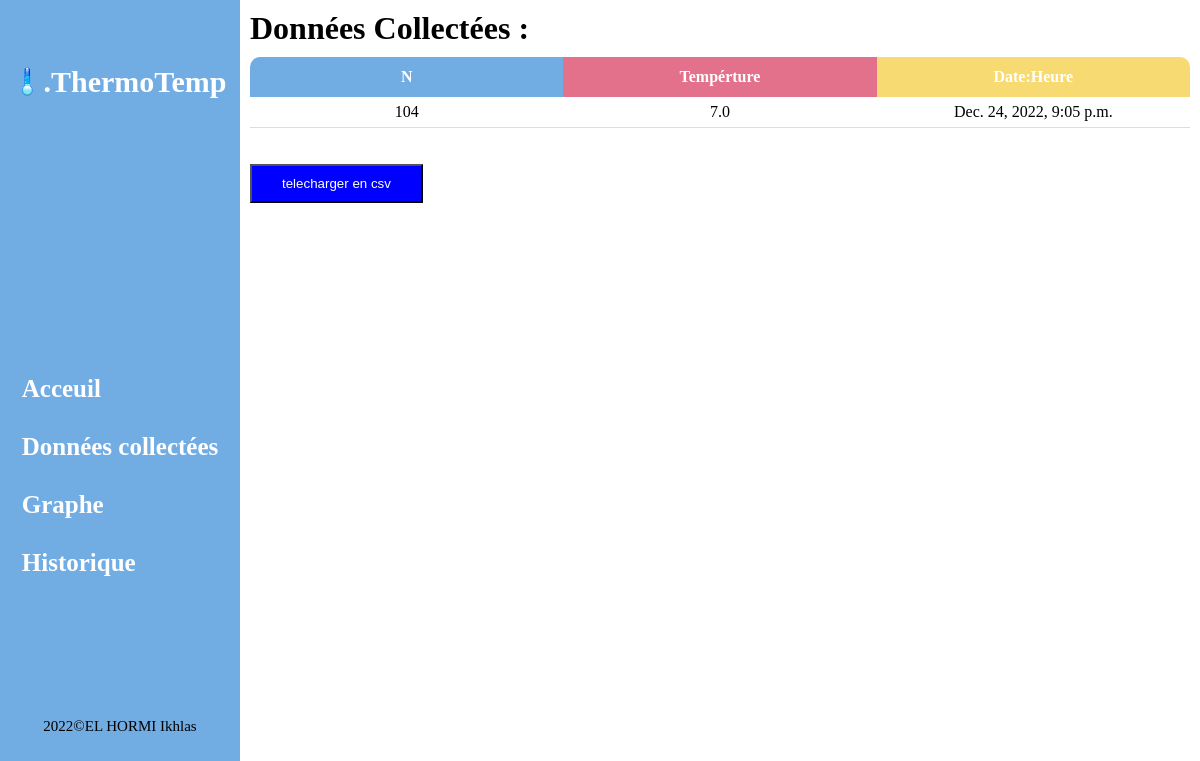
/data2/, run on an earlier commit of the app's database.
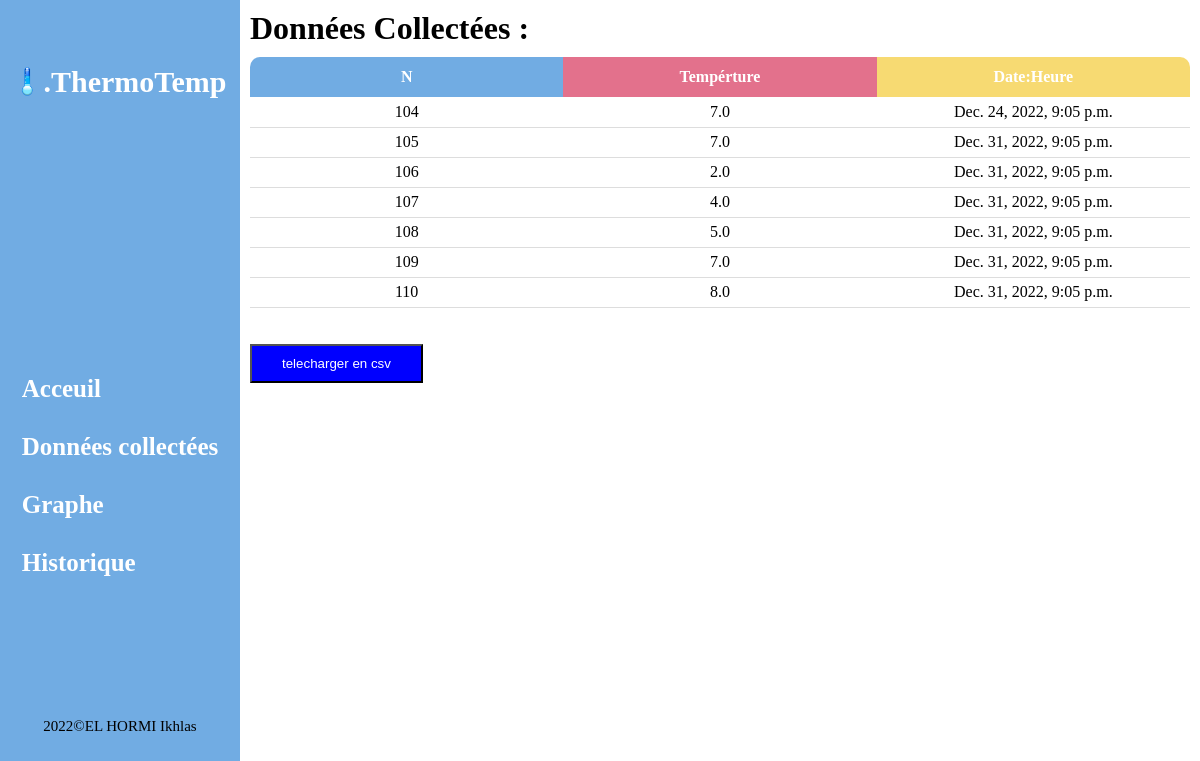
And on a later commit of the database.
### MyApp/models.py (models this page shows, shortened)
class Dht(models.Model):
    temp = models.FloatField(null=True)
    hum = models.FloatField(null=True)
    dt = models.DateTimeField(auto_now_add=True,null=True)

### MyApp/views.py (the view)
# urls.py: path('data2/', views.dht112, name='data2'),
def dht112(request):
    tab = Dht.objects.all()
    s = {'tab': tab}
    return render(request, 'index2.html', s)

### MyApp/Templates/index2.html (shortened to what this page needs)
<!DOCTYPE html>
{% load static %}
<html lang="en">
  <head>
    <link rel="stylesheet" href="{% static 'css/index2-3.css'%}"  />
  </head>
  <body>
    <div class="container">
      <div class="menu">
        <div class="logo">
          <img src="{% static 'images/tt.png'%}" width="30px" />
          <p><a href="{% url 'data'%}"><h2>.ThermoTemp</h2></p>
        </div>
        <ul>
          <li><a href="{% url 'data'%}">Acceuil</a></li>
          <li><a href="{% url 'data2'%}">Données collectées </a></li>
          <li><a href="{% url 'data3'%}">Graphe</a></li>
          <li><a href="{% url 'historique'%}">Historique</a></li>
        </ul>
        <span>2022©EL HORMI Ikhlas</span>
      </div>
      <div class="stats-container">
        <div class="table-container">
          <h1 style="margin-bottom: 10px">Données Collectées :</h1>
          <table id ="example-table">
            <tr>
              <th class="n">N</th>
              <th class="temp">Tempérture</th>
              <th class="date">Date:Heure</th>
            </tr>
              <tbody>
              {% for i in tab %}
              <tr>
              <td>{{i.id}}</td>
              <td>{{i.temp}}</td>
              <td>{{i.dt}}</td>
              {%endfor%}
              </tbody>
          </table>
          <br><br>
          <button class="button" id="downloadexcel">telecharger en csv</button>
        </div>
      </div>
    </div>
  </body>
</html>

### MyApp/static/css/index2-3.css (style rules this page uses)
* { padding: 0; margin: 0; box-sizing: border-box; }
.container { display: flex; align-items: center; height: 100vh; }
.logo { display: flex; align-items: center; justify-content: center; color: white; font-weight: bolder; margin-bottom: 25px; font-size: 20px; }
.menu { background-color: #71ace3; height: 100%; padding: 10px; display: flex; flex-direction: column; align-items: center; justify-content: space-around; position: fixed; width: 20%; }
ul { list-style: none; font-weight: bolder; color: white; font-size: 25px; }
li { margin: 30px 5px; }
span { color: black ; font-size: 15px; }
.stats-container { padding: 10px; width: 80%; height: 100%; display: flex; flex-direction: column; margin-left: auto; }
table { border-collapse: collapse; width: 100%; text-align: center; }
td { width: 100px; height: 30px; border-bottom: 1px solid #ddd; }
th { color: white; height: 40px; }
.n { background-color: #71ace3; border-top-left-radius: 10px; }
.temp { background-color: #e3718c; }
.date { background-color: #f7da72; border-top-right-radius: 10px; }
a { text-decoration: none; color: white; text-align :center; }
.button { padding: 10px 30px; background: blue; color: white; align-items:center; }

What changed in the data, as far as the page shows it:
added Dht: id "105", temp "7.0", dt "Dec. 31, 2022, 9:05 p.m."
added Dht: id "106", temp "2.0", dt "Dec. 31, 2022, 9:05 p.m."
added Dht: id "107", temp "4.0", dt "Dec. 31, 2022, 9:05 p.m."
added Dht: id "108", temp "5.0", dt "Dec. 31, 2022, 9:05 p.m."
added Dht: id "109", temp "7.0", dt "Dec. 31, 2022, 9:05 p.m."
added Dht: id "110", temp "8.0", dt "Dec. 31, 2022, 9:05 p.m."
